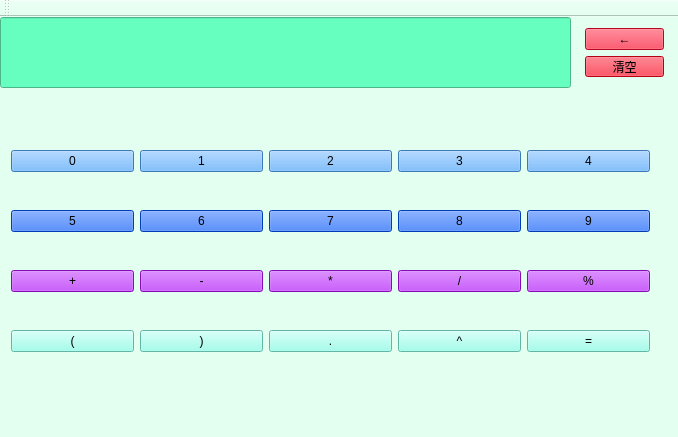
<?xml version="1.0" encoding="UTF-8"?>
<ui version="4.0">
 <class>MainWindow</class>
 <widget class="QMainWindow" name="MainWindow">
  <property name="geometry">
   <rect>
    <x>0</x>
    <y>0</y>
    <width>678</width>
    <height>437</height>
   </rect>
  </property>
  <property name="windowTitle">
   <string>MainWindow</string>
  </property>
  <property name="styleSheet">
   <string notr="true">background-color: rgb(226, 255, 239);</string>
  </property>
  <widget class="QWidget" name="centralWidget">
   <widget class="QLineEdit" name="text">
    <property name="geometry">
     <rect>
      <x>0</x>
      <y>0</y>
      <width>571</width>
      <height>71</height>
     </rect>
    </property>
    <property name="font">
     <font>
      <family>宋体</family>
      <pointsize>14</pointsize>
     </font>
    </property>
    <property name="styleSheet">
     <string notr="true">background-color: rgb(103, 255, 192);</string>
    </property>
   </widget>
   <widget class="QWidget" name="">
    <property name="geometry">
     <rect>
      <x>574</x>
      <y>0</y>
      <width>101</width>
      <height>71</height>
     </rect>
    </property>
    <layout class="QVBoxLayout" name="verticalLayout">
     <item>
      <widget class="QPushButton" name="pushButton_20">
       <property name="styleSheet">
        <string notr="true">background-color: rgb(255, 10, 42);</string>
       </property>
       <property name="text">
        <string>←</string>
       </property>
      </widget>
     </item>
     <item>
      <widget class="QPushButton" name="pushButton_15">
       <property name="styleSheet">
        <string notr="true">background-color: rgb(255, 0, 25);</string>
       </property>
       <property name="text">
        <string>清空</string>
       </property>
      </widget>
     </item>
    </layout>
   </widget>
   <widget class="QWidget" name="">
    <property name="geometry">
     <rect>
      <x>0</x>
      <y>90</y>
      <width>661</width>
      <height>291</height>
     </rect>
    </property>
    <layout class="QVBoxLayout" name="verticalLayout_2">
     <item>
      <layout class="QHBoxLayout" name="horizontalLayout">
       <item>
        <widget class="QPushButton" name="pushButton_13">
         <property name="styleSheet">
          <string notr="true">
background-color: rgb(85, 170, 255);</string>
         </property>
         <property name="text">
          <string>0</string>
         </property>
        </widget>
       </item>
       <item>
        <widget class="QPushButton" name="pushButton_9">
         <property name="styleSheet">
          <string notr="true">background-color: rgb(85, 170, 255);</string>
         </property>
         <property name="text">
          <string>1</string>
         </property>
        </widget>
       </item>
       <item>
        <widget class="QPushButton" name="pushButton_10">
         <property name="styleSheet">
          <string notr="true">background-color: rgb(85, 170, 255);</string>
         </property>
         <property name="text">
          <string>2</string>
         </property>
        </widget>
       </item>
       <item>
        <widget class="QPushButton" name="pushButton_11">
         <property name="styleSheet">
          <string notr="true">background-color: rgb(85, 170, 255);</string>
         </property>
         <property name="text">
          <string>3</string>
         </property>
        </widget>
       </item>
       <item>
        <widget class="QPushButton" name="pushButton_5">
         <property name="styleSheet">
          <string notr="true">background-color: rgb(85, 170, 255);</string>
         </property>
         <property name="text">
          <string>4</string>
         </property>
        </widget>
       </item>
      </layout>
     </item>
     <item>
      <layout class="QHBoxLayout" name="horizontalLayout_2">
       <item>
        <widget class="QPushButton" name="pushButton_6">
         <property name="styleSheet">
          <string notr="true">background-color: rgb(0, 85, 255);</string>
         </property>
         <property name="text">
          <string>5</string>
         </property>
        </widget>
       </item>
       <item>
        <widget class="QPushButton" name="pushButton_7">
         <property name="styleSheet">
          <string notr="true">
background-color: rgb(0, 85, 255);</string>
         </property>
         <property name="text">
          <string>6</string>
         </property>
        </widget>
       </item>
       <item>
        <widget class="QPushButton" name="pushButton">
         <property name="styleSheet">
          <string notr="true">background-color: rgb(0, 85, 255);</string>
         </property>
         <property name="text">
          <string>7</string>
         </property>
        </widget>
       </item>
       <item>
        <widget class="QPushButton" name="pushButton_2">
         <property name="styleSheet">
          <string notr="true">background-color: rgb(0, 85, 255);</string>
         </property>
         <property name="text">
          <string>8</string>
         </property>
        </widget>
       </item>
       <item>
        <widget class="QPushButton" name="pushButton_3">
         <property name="styleSheet">
          <string notr="true">background-color: rgb(0, 85, 255);</string>
         </property>
         <property name="text">
          <string>9</string>
         </property>
        </widget>
       </item>
      </layout>
     </item>
     <item>
      <layout class="QHBoxLayout" name="horizontalLayout_3">
       <item>
        <widget class="QPushButton" name="pushButton_12">
         <property name="styleSheet">
          <string notr="true">background-color: rgb(184, 19, 255);</string>
         </property>
         <property name="text">
          <string>+</string>
         </property>
        </widget>
       </item>
       <item>
        <widget class="QPushButton" name="pushButton_16">
         <property name="styleSheet">
          <string notr="true">background-color: rgb(184, 19, 255);</string>
         </property>
         <property name="text">
          <string>-</string>
         </property>
        </widget>
       </item>
       <item>
        <widget class="QPushButton" name="pushButton_4">
         <property name="styleSheet">
          <string notr="true">background-color: rgb(184, 19, 255);</string>
         </property>
         <property name="text">
          <string>*</string>
         </property>
        </widget>
       </item>
       <item>
        <widget class="QPushButton" name="pushButton_8">
         <property name="styleSheet">
          <string notr="true">background-color: rgb(184, 19, 255);</string>
         </property>
         <property name="text">
          <string>/</string>
         </property>
        </widget>
       </item>
       <item>
        <widget class="QPushButton" name="pushButton_21">
         <property name="styleSheet">
          <string notr="true">background-color: rgb(184, 19, 255);</string>
         </property>
         <property name="text">
          <string>%</string>
         </property>
        </widget>
       </item>
      </layout>
     </item>
     <item>
      <layout class="QHBoxLayout" name="horizontalLayout_4">
       <item>
        <widget class="QPushButton" name="pushButton_17">
         <property name="styleSheet">
          <string notr="true">background-color: rgb(138, 255, 232);</string>
         </property>
         <property name="text">
          <string>(</string>
         </property>
        </widget>
       </item>
       <item>
        <widget class="QPushButton" name="pushButton_18">
         <property name="styleSheet">
          <string notr="true">background-color: rgb(138, 255, 232);</string>
         </property>
         <property name="text">
          <string>)</string>
         </property>
        </widget>
       </item>
       <item>
        <widget class="QPushButton" name="pushButton_14">
         <property name="styleSheet">
          <string notr="true">background-color: rgb(138, 255, 232);</string>
         </property>
         <property name="text">
          <string>.</string>
         </property>
        </widget>
       </item>
       <item>
        <widget class="QPushButton" name="pushButton_19">
         <property name="styleSheet">
          <string notr="true">background-color: rgb(138, 255, 232);</string>
         </property>
         <property name="text">
          <string>^</string>
         </property>
        </widget>
       </item>
       <item>
        <widget class="QPushButton" name="pushButton_23">
         <property name="styleSheet">
          <string notr="true">background-color: rgb(138, 255, 232);</string>
         </property>
         <property name="text">
          <string>=</string>
         </property>
        </widget>
       </item>
      </layout>
     </item>
    </layout>
   </widget>
  </widget>
  <widget class="QMenuBar" name="menuBar">
   <property name="geometry">
    <rect>
     <x>0</x>
     <y>0</y>
     <width>678</width>
     <height>26</height>
    </rect>
   </property>
  </widget>
  <widget class="QToolBar" name="mainToolBar">
   <attribute name="toolBarArea">
    <enum>TopToolBarArea</enum>
   </attribute>
   <attribute name="toolBarBreak">
    <bool>false</bool>
   </attribute>
  </widget>
  <widget class="QStatusBar" name="statusBar"/>
 </widget>
 <layoutdefault spacing="6" margin="11"/>
 <resources/>
 <connections/>
</ui>
